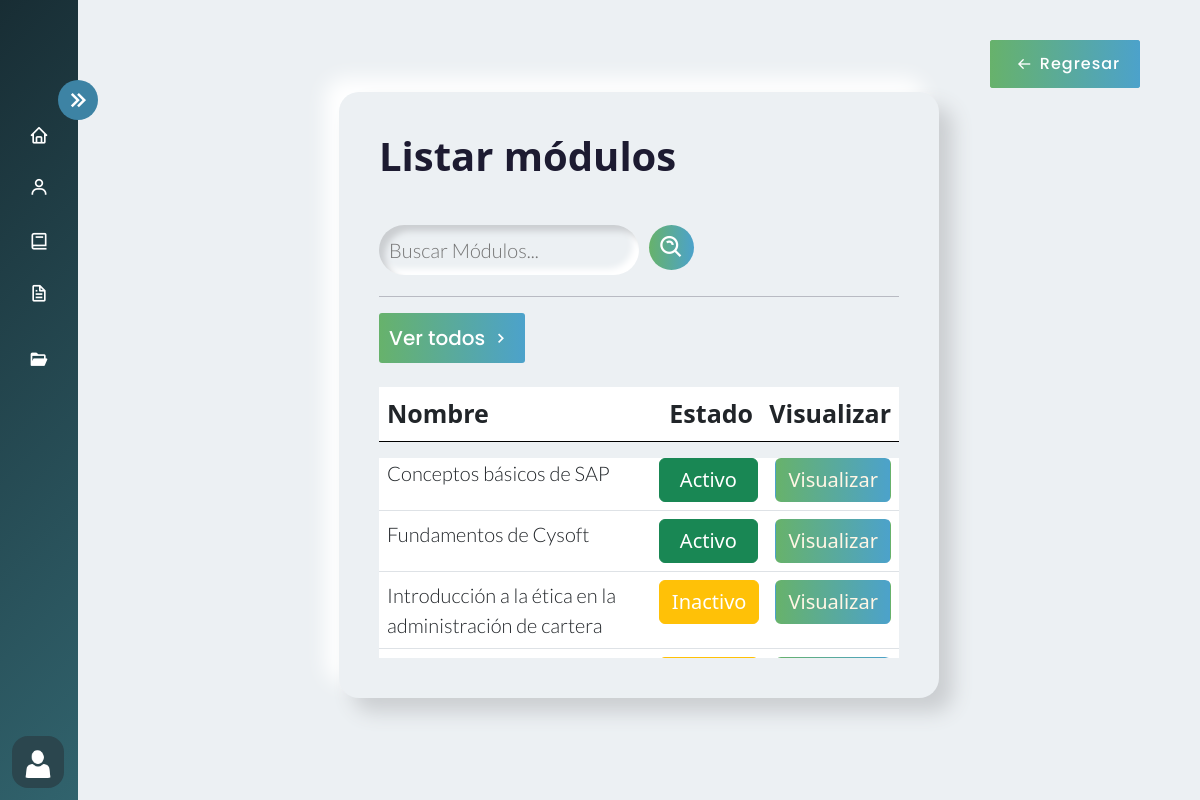
Screenshot of /filtrar_modulos/ (signed in) with the database file from the repository.
### AppCursos/models.py (models this page shows, shortened)
class Modulos(models.Model):
     nombre_modulo=models.CharField(max_length=100)
     estado_modulo= models.BooleanField(default=False)
     orden_modulo = models.IntegerField(blank=True, null=True)
     id_curso= models.ForeignKey(Cursos, on_delete=models.CASCADE,null=False)
     class Meta:
          verbose_name_plural = 'Modulos'

### AppCursos/views.py (the view)
# urls.py: path('filtrar_modulos/', login_required(user_passes_test(views.valida_administrativos, login_url='/acceso_denegado/')(views.filtrar_modulos)), name="filtrar_modulos"),
def filtrar_modulos(request):
    filtro_m = Modulos.objects.filter(nombre_modulo__contains=request.GET.get('search',''))
    context = {'filtro_m':filtro_m}
    return render(request, 'Modulos/listar_modulos.html', {'listarm': filtro_m})

### AppCursos/context_processors.py (called while the page is built)
def group_name(request):
    group_name = None
    if request.user.is_authenticated:
        group = Group.objects.filter(user=request.user).first()
        if group:
            group_name = group.name
    return {'group_name': group_name}

### AppCursos/views.py (called while the page is built)
def valida_administrativos(user):
    return user.groups.filter(name='administrativos').exists()

### Templates/Modulos/listar_modulos.html
{% extends 'Layout/Base.html' %}
{% load static %}
{% block content %}
<link rel="stylesheet" href="{% static 'Css/Curso.css' %}">
<div class="home_content">
    <div class="text">
        <div id="contenedor" class="container-fluid">
            <h1> Listar módulos</h1>
            <br>
            <form class="search" action="{% url 'filtrar_modulos' %}" method="GET">
                <input type="text" class="search-bar" name="search" placeholder="Buscar Módulos...">
                <button class="search-icon"> <i class='bx bx-search-alt' style="font-size:27px; "></i></button> <br>
            </form>
            <hr>
            <a href="{% url 'listar_modulos' %}">
                <button class="ver_todos">
                    <span>Ver todos</span>
                    <i class='bx bx-chevron-right'></i>
                </button>
            </a>
            <table class="table table-hover mt-4 ">
                <thead>
                    <tr id="cabecera">
                        <th style="width: 355px;" scope="col">Nombre</th>
                        <th style="width: 100px;" scope="col" id="estado">Estado</th>
                        <th style="width: 100px;" scope="col" id="visualizar">Visualizar</th>
                    </tr>
                </thead>
            </table>
            <div class="table-responsive ">
                <table class="table table-hover mt-4 table-2">
                    <tbody class=" overflow-hidden">
                        {% for modulos in listarm %}
                        <tr style="width: 180px;">
                            <td id="nombre">{{ modulos.nombre_modulo }}</td>
                            {% if modulos.estado_modulo %}
                            <td  id="estado">
                                <button type="button" class="btn btn-success text-white activo">Activo</button>
                            </td>
                            {% else %}
                            <td  id="estado">
                                <button type="button" class="btn btn-warning text-white inactivo">Inactivo</button>
                            </td>
                            {% endif %}
                            <td  id="visualizar">
                                <a href="{% url 'ver_modulos' modulos.id %}">
                                    <button type="button" class="btn visualizar">Visualizar</button>
                                </a>
                            </td>
                        </tr>
                        {% endfor %}
                    </tbody>
                </table>
            </div>
        </div>
    </div>
    <a href="{% url 'modulos' %}" id="back2">
        <button class="back">
            <button class="back">
                <i class='bx bx-arrow-back'></i>
                <span>Regresar</span>
            </button>
        </button>
    </a>
    {% endblock %}

### static/Css/Estilo.css (style rules this page uses)
body { overflow-x: hidden; }
* { margin: 0; padding: 0; box-sizing: border-box; }

### static/Css/Curso.css (style rules this page uses)
body { margin: 0; padding: 0; box-sizing: border-box; background-color: #ecf0f3; overflow-y: hidden; overflow-x: hidden; }
.home_content { position: absolute; height: 100%; width: calc(100% - 78px); left: 78px; transition: all 0.5s ease; }
.home_content .text { font-size: 25px; font-weight: 500; color: #1d1b31; margin: 12px; }
.text { display: flex; align-items: center; justify-content: center; height: 87vh; }
#contenedor { background: #ecf0f3; box-shadow: 14px 14px 20px #cbced1, -14px -14px 20px white; transition: all 0.3s ease; width: 50vw; max-width: 60vw; border-radius: 20px; padding: 40px; position: relative; top: 5%; overflow: hidden; }
.table-responsive { overflow-y: auto; max-height: 25vh; }
.search-bar { caret-color: #0fbf12; font-family: 'Lato', sans-serif; font-weight: 300; background: #ecf0f3; box-shadow: inset 6px 6px 6px #cbced1, inset -6px -6px 6px white; border: none; border-radius: 40px; outline: none; transition: all 0.3s ease; font-size: 20px; color: #000000; margin-bottom: 5px; transition: all 0.3s ease; width: 50%; padding: 10px 10px 10px 10px; }
.search-icon { border: none; background: linear-gradient(to right, #67b26b, #4ca2cb); color: #fff; border-radius: 50%; width: 45px; height: 45px; font-size: 20px; text-align: center; display: flex; align-items: center; justify-content: center; }
a { text-decoration: none; }
.ver_todos { width: auto; font-size: 20px; margin: 10px 0px 0px 0px; display: flex; height:auto; padding: 10px; align-items: center; font-family: 'Poppins', sans-serif; font-weight: 500; justify-content: center; border-radius: 3px; transition: all 0.4s linear; cursor: pointer; border: none; background: linear-gradient(to right, #67b26b, #4ca2cb); color: #fff; text-decoration: none; }
.ver_todos>i { width: 30px; font-size: 20px; transition: all 0.4s ease-in; }
.back { align-items: center; position: fixed; top: 5%; right: 5%; display: flex; height: 3em; width: 150px; padding: 10px; font-size: 16px; align-items: center; justify-content: center; border-radius: 3px; letter-spacing: 1px; transition: all 0.4s linear; cursor: pointer; border: none; background: linear-gradient(to right, #67b26b, #4ca2cb); color: #fff; transition: all 0.4s ease-in; font-family: 'Poppins', sans-serif ; font-weight: 500; }
.back > i { transition: all 0.4s ease-in; width: 30px; }
.visualizar { background: linear-gradient(to right, #67b26b, #4ca2cb); color: #fff6e5; font-weight: 500; font-size: 20px; transition: all 0.4s linear; }
.activo { color: #fff6e5; font-weight: 500; font-size: 20px; padding-left: 20px; padding-right:20px; }
.inactivo { color: #fff6e5; font-weight: 500; font-size: 20px; }
form { display: flex; justify-content: start; }
form>* { margin-right: 10px; }
.table-2 { position: relative; top:-32px; }
#cabecera { border-bottom: 1px solid black; margin-bottom: -1px; }
#nombre { font-family: 'Lato', sans-serif; font-weight: 300; font-size: 20px; }
h1 { font-weight: 700; animation: h1 0.4s linear both }
#contenedor { animation: contenedor 0.5s; }

### rows the page displays
Modulos: nombre_modulo "Conceptos básicos de SAP", estado_modulo "Activo"
Modulos: nombre_modulo "Fundamentos de Cysoft", estado_modulo "Activo"
Modulos: nombre_modulo "Introducción a la ética en la administración de cartera", estado_modulo "Inactivo"
